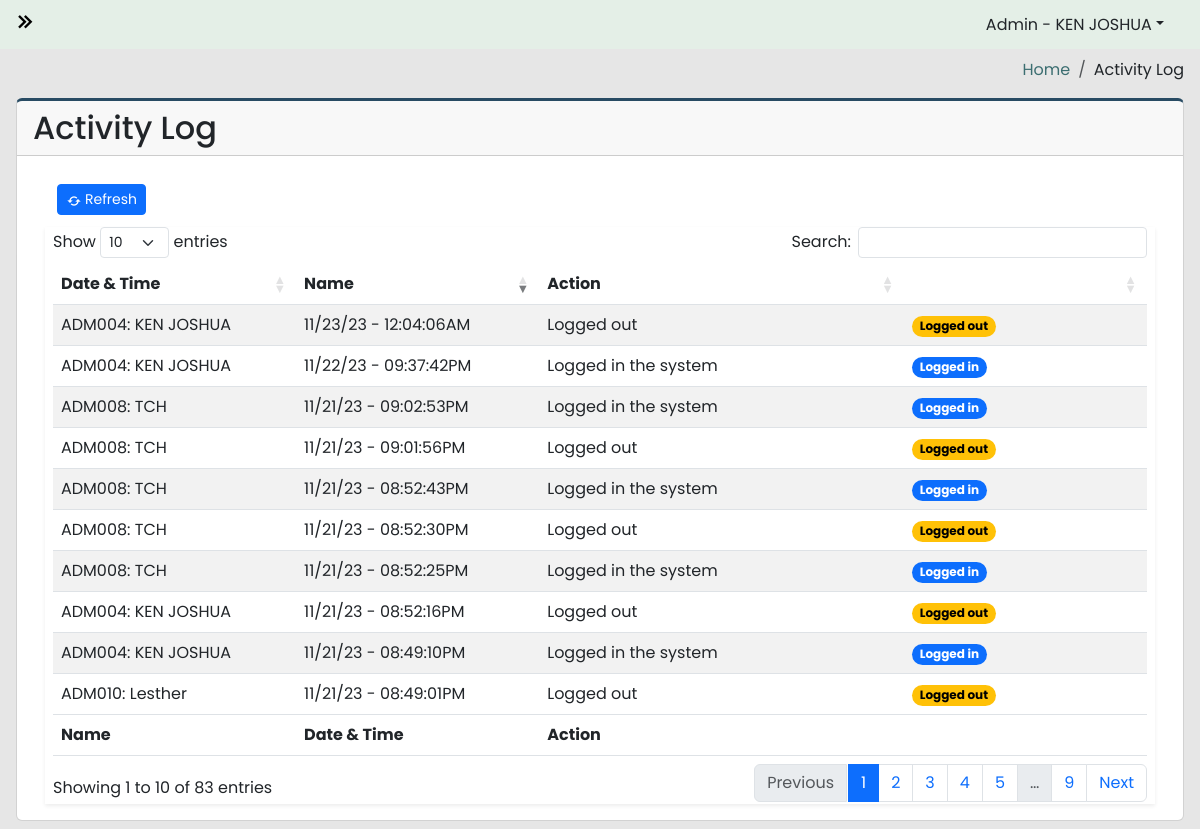
The app's page /admin-panel/activity-log.php (signed in) with its own data.
### tables this page shows
CREATE TABLE `activity_log` (
  `id` int(200) NOT NULL,
  `account_number` varchar(200) NOT NULL,
  `firstname` varchar(100) NOT NULL,
  `action` varchar(250) NOT NULL,
  `date` datetime NOT NULL
);

### admin-panel/activity-log.php (the view, shortened to what this page needs)
<?php
require_once("../includes/header.php");
?>
<?php
$server = new Server;
$server->adminAuthentication();
?>
<body>
  <div class="wrapper">
    <div class="main">
      <?php
      require_once("../includes/navbar.php");
      ?>
      <main class="content px-3 py-2">
        <section class="content-header d-flex justify-content-end align-items-center mb-3">
          <ol class="breadcrumb mb-0">
            <li class="breadcrumb-item"><a href="#">Home</a></li>
            <li class="breadcrumb-item">Activity Log</li>
          </ol>
        </section>
        <div class="card">
          <div class="card-header">
            <h2>Activity Log</h2>
          </div>
          <div class="card-body">
            <div class="container-fluid">
              <section class="main-content">
          <div class="row">
            <div class="col-xs-12">
              <div class="box">
                <div class="header-box container-fluid d-flex align-items-center">
                  <a href="#" data-bs-toggle="modal" class="btn btn-primary btn-sm btn-flat" id="refresh"><i class='bx bx-refresh bx-xs bx-tada-hover'></i>Refresh</a>
                </div>
                <div class="body-box shadow-sm">
                  <div class="table-responsive mx-2">
                    <table id="activityLogTable" class="table table-striped" style="width:100%">
                      <thead>
                        <tr>
                        <th width="20%">Date & Time</th>
                          <th width="20%">Name</th>
                          <th width="30%">Action</th>
                          <th width="20%"></th>
                        </tr>
                      </thead>
                      <tbody>
                        <?php
                        $query = "SELECT * FROM activity_log ";
                        $connection = $server->openConn();
                        $stmt = $connection->prepare($query);
                        $stmt->execute();
                        while ($result = $stmt->fetch()) {
                          $account_number = $result['account_number'];
                          $firstname = $result['firstname'];
                          $action = $result['action'];
                          $date = $result['date'];
                        ?>
                          <tr>
                            <td><?php echo $account_number.": " . $firstname; ?></td>
                            <td><?php echo date("m/d/y - h:i:sA", strtotime($date)); ?></td>
                            <td><?php echo $action; ?></td>
                            <td>
                              <?php
                              if (str_contains($action, "Logged in")) {
                              ?>
                              <span class="badge rounded-pill text-bg-primary">Logged in</span>
                              <?php
                              } elseif (str_contains($action, "Logged out")){
                                ?>
                               <span class="badge rounded-pill text-bg-warning">Logged out</span>
                              <?php
                              } elseif(str_contains($action, "Delete")){
                                ?>
                               <span class="badge rounded-pill text-bg-danger">Deleted</span>
                              <?php
                              }
                              ?>
                            </td>
                          </tr>
                        <?php
                        }
                        ?>
                      </tbody>
                      <tfoot>
                        <tr>
                          <th width="20%">Name</th>
                          <th width="20%">Date & Time</th>
                          <th width="30%">Action</th>
                          <th width="20%"></th>
                        </tr>
                      </tfoot>
                    </table>
                  </div>
                </div>
              </div>
            </div>
          </div>
        </section>
            </div>
          </div>
        </div>
      </main>
    </div>
  </div>
  <?php
  include("../includes/footer.php");
  ?>

### styles/general.css (style rules this page uses)
* { padding: 0; margin: 0; box-sizing: border-box; font-family: Poppins, sans-serif; }

### styles/admin-dashboard.css (style rules this page uses)
* { padding: 0; margin: 0; box-sizing: border-box; font-family: Poppins, sans-serif; }
body { background-image: url("../img/town_and_country_heights.jpg"); background-size: cover; background-repeat: no-repeat; background-attachment: fixed; }
.content { margin-top: 50px; }
.wrapper { display: flex; align-items: stretch; width: 100%; overflow: hidden; min-height: 100vh; }
.main { background-color: #e6e6e6; margin-left: 0px; transition: 0.6s ease; }
.main { display: flex; flex-direction: column; width: 100%; overflow: hidden; }
h2 { margin: 0; }
.breadcrumb-item a { text-decoration: none; color: #3C6E71; }
.header-box { height: 55px; background-color: white; }
.bx-plus, .bx-refresh { vertical-align: middle; margin-right: 3px; }
.body-box { background-color: white; }
.card { border-top: 3px solid #284B63 ; }

### styles/login.css (style rules this page uses)
* { font-family: 'Poppins', sans-serif; }

### styles/signup.css (style rules this page uses)
* { font-family: 'Poppins', sans-serif; }

### records on screen
activity_log: account_number "ADM010", firstname "Lesther", date "11/21/23 - 08:49:01PM", action "Logged out"
activity_log: account_number "ADM004", firstname "KEN JOSHUA", date "11/21/23 - 08:49:10PM", action "Logged in the system"
activity_log: account_number "ADM004", firstname "KEN JOSHUA", date "11/21/23 - 08:52:16PM", action "Logged out"
activity_log: account_number "ADM008", firstname "TCH", date "11/21/23 - 08:52:25PM", action "Logged in the system"
activity_log: account_number "ADM008", firstname "TCH", date "11/21/23 - 08:52:30PM", action "Logged out"
activity_log: account_number "ADM008", firstname "TCH", date "11/21/23 - 08:52:43PM", action "Logged in the system"
activity_log: account_number "ADM008", firstname "TCH", date "11/21/23 - 09:01:56PM", action "Logged out"
activity_log: account_number "ADM008", firstname "TCH", date "11/21/23 - 09:02:53PM", action "Logged in the system"
activity_log: account_number "ADM004", firstname "KEN JOSHUA", date "11/22/23 - 09:37:42PM", action "Logged in the system"
activity_log: account_number "ADM004", firstname "KEN JOSHUA", date "11/23/23 - 12:04:06AM", action "Logged out"

### other values on screen
$_SESSION['firstname'] "KEN JOSHUA"
